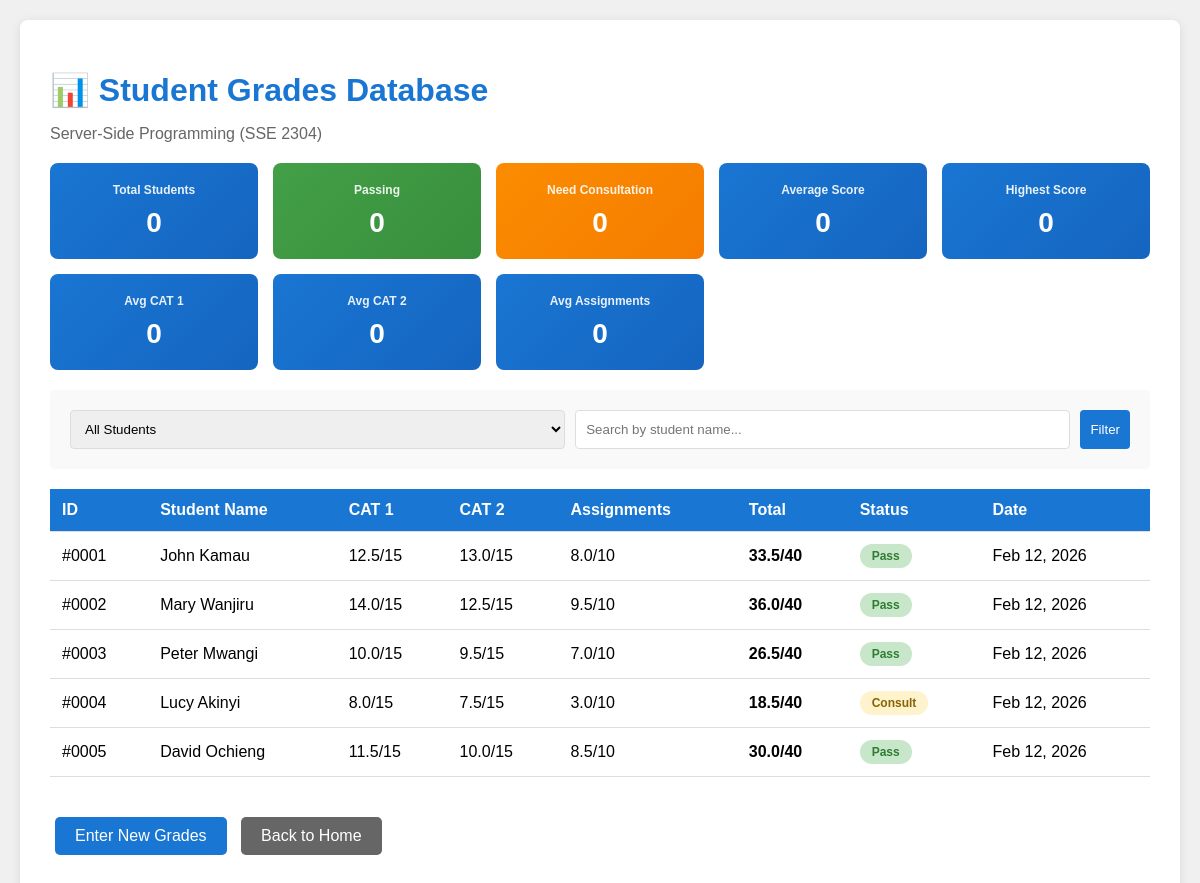
Screenshot of /grading_system/view_grades.php with the database file from the repository.
### tables this page shows
CREATE TABLE IF NOT EXISTS student_grades (
    id INT AUTO_INCREMENT PRIMARY KEY,
    student_name VARCHAR(100) NOT NULL,
    cat1_score DECIMAL(5,2) NOT NULL,
    cat2_score DECIMAL(5,2) NOT NULL,
    assignment_score DECIMAL(5,2) NOT NULL,
    total_score DECIMAL(5,2) NOT NULL,
    status ENUM('Pass', 'Consult') NOT NULL,
    submission_date TIMESTAMP DEFAULT CURRENT_TIMESTAMP,
    INDEX idx_student (student_name),
    INDEX idx_status (status),
    INDEX idx_total (total_score)
);

### grading_system/config.php (called while the page is built, shortened)
<?php
$unitTitle = "Server-Side Programming";
?>

### grading_system/view_grades.php (the view, shortened to what this page needs)
<?php
require_once 'config.php';
$conn = getDBConnection();
$records_per_page = 15;
$page = isset($_GET['page']) ? (int)$_GET['page'] : 1;
$offset = ($page - 1) * $records_per_page;
$searchQuery = isset($_GET['search']) ? trim($_GET['search']) : '';
$whereConditions = [];
$params = [];
$types = '';
$whereClause = !empty($whereConditions) ? "WHERE " . implode(" AND ", $whereConditions) : "";
$sql = "SELECT * FROM student_grades $whereClause ORDER BY submission_date DESC LIMIT ? OFFSET ?";
$params[] = $records_per_page;
$params[] = $offset;
$types .= 'ii';
$stmt = $conn->prepare($sql);
if (!empty($params)) {
    $stmt->bind_param($types, ...$params);
}
$stmt->execute();
$result = $stmt->get_result();
$statsResult = $conn->query("SELECT * FROM class_statistics");
$classStats = $statsResult->fetch_assoc();
?>
<!DOCTYPE html>
<html lang="en">
<head>
</head>
<body>
    <div class="container">
        <h1>📊 Student Grades Database</h1>
        <p style="color: #666;"><?php echo $unitTitle; ?> (<?php echo UNIT_CODE; ?>)</p>
        <div class="stats-grid">
            <div class="stat-card">
                <h3>Total Students</h3>
                <div class="number"><?php echo $classStats['total_students'] ?? 0; ?></div>
            </div>
            <div class="stat-card success">
                <h3>Passing</h3>
                <div class="number"><?php echo $classStats['passing_students'] ?? 0; ?></div>
            </div>
            <div class="stat-card warning">
                <h3>Need Consultation</h3>
                <div class="number"><?php echo $classStats['consulting_students'] ?? 0; ?></div>
            </div>
            <div class="stat-card">
                <h3>Average Score</h3>
                <div class="number"><?php echo $classStats['average_score'] ?? 0; ?></div>
            </div>
            <div class="stat-card">
                <h3>Highest Score</h3>
                <div class="number"><?php echo $classStats['highest_score'] ?? 0; ?></div>
            </div>
            <div class="stat-card">
                <h3>Avg CAT 1</h3>
                <div class="number"><?php echo $classStats['avg_cat1'] ?? 0; ?></div>
            </div>
            <div class="stat-card">
                <h3>Avg CAT 2</h3>
                <div class="number"><?php echo $classStats['avg_cat2'] ?? 0; ?></div>
            </div>
            <div class="stat-card">
                <h3>Avg Assignments</h3>
                <div class="number"><?php echo $classStats['avg_assignment'] ?? 0; ?></div>
            </div>
        </div>
        <form method="GET" class="filters">
            <select name="status">
                <option value="">All Students</option>
            </select>
            <input type="text" name="search" placeholder="Search by student name..." value="<?php echo htmlspecialchars($searchQuery); ?>">
            <button type="submit">Filter</button>
        </form>
        <?php if ($result->num_rows > 0): ?>
            <table>
                <thead>
                    <tr>
                        <th>ID</th>
                        <th>Student Name</th>
                        <th>CAT 1</th>
                        <th>CAT 2</th>
                        <th>Assignments</th>
                        <th>Total</th>
                        <th>Status</th>
                        <th>Date</th>
                    </tr>
                </thead>
                <tbody>
                    <?php while ($row = $result->fetch_assoc()): ?>
                        <tr>
                            <td>#<?php echo str_pad($row['id'], 4, '0', STR_PAD_LEFT); ?></td>
                            <td><?php echo htmlspecialchars($row['student_name']); ?></td>
                            <td><?php echo number_format($row['cat1_score'], 1); ?>/15</td>
                            <td><?php echo number_format($row['cat2_score'], 1); ?>/15</td>
                            <td><?php echo number_format($row['assignment_score'], 1); ?>/10</td>
                            <td><strong><?php echo number_format($row['total_score'], 1); ?>/40</strong></td>
                            <td>
                                <span class="status-badge badge-<?php echo strtolower($row['status']); ?>">
                                    <?php echo $row['status']; ?>
                                </span>
                            </td>
                            <td><?php echo date('M j, Y', strtotime($row['submission_date'])); ?></td>
                        </tr>
                    <?php endwhile; ?>
                </tbody>
            </table>
        <?php endif; ?>
        <div style="margin-top: 30px;">
            <a href="input.php" class="btn">Enter New Grades</a>
            <a href="assessment_info.php" class="btn" style="background-color: #666;">Back to Home</a>
        </div>
    </div>
</body>
</html>

### grading_system/view_grades.php (style rules this page uses)
body { font-family: Arial, sans-serif; margin: 0; padding: 20px; background-color: #f0f0f0; }
.container { max-width: 1200px; margin: 0 auto; background-color: white; padding: 30px; border-radius: 8px; box-shadow: 0 2px 10px rgba(0,0,0,0.1); }
h1 { color: #1976d2; margin-bottom: 10px; }
.stats-grid { display: grid; grid-template-columns: repeat(auto-fit, minmax(180px, 1fr)); gap: 15px; margin: 20px 0; }
.stat-card { background: linear-gradient(135deg, #1976d2 0%, #1565c0 100%); color: white; padding: 20px; border-radius: 8px; text-align: center; }
.stat-card.success { background: linear-gradient(135deg, #43a047 0%, #388e3c 100%); }
.stat-card.warning { background: linear-gradient(135deg, #fb8c00 0%, #f57c00 100%); }
.stat-card h3 { margin: 0 0 10px 0; font-size: 12px; opacity: 0.9; }
.stat-card .number { font-size: 28px; font-weight: bold; }
.filters { background-color: #f9f9f9; padding: 20px; border-radius: 5px; margin: 20px 0; display: grid; grid-template-columns: 1fr 1fr auto; gap: 10px; }
.filters select, .filters input, .filters button { padding: 10px; border: 1px solid #ddd; border-radius: 4px; }
.filters button { background-color: #1976d2; color: white; border: none; cursor: pointer; }
table { width: 100%; border-collapse: collapse; margin: 20px 0; }
th, td { padding: 12px; text-align: left; border-bottom: 1px solid #ddd; }
th { background-color: #1976d2; color: white; font-weight: bold; }
.status-badge { display: inline-block; padding: 5px 12px; border-radius: 15px; font-size: 12px; font-weight: bold; }
.badge-pass { background-color: #c8e6c9; color: #2e7d32; }
.badge-consult { background-color: #fff3cd; color: #856404; }
.btn { display: inline-block; padding: 10px 20px; background-color: #1976d2; color: white; text-decoration: none; border-radius: 5px; margin: 10px 5px; }

### rows the page displays
student_grades: id "0001", student_name "John Kamau", cat1_score "12.5", cat2_score "13.0", assignment_score "8.0", total_score "33.5", status "Pass", submission_date "Feb 12, 2026"
student_grades: id "0002", student_name "Mary Wanjiru", cat1_score "14.0", cat2_score "12.5", assignment_score "9.5", total_score "36.0", status "Pass", submission_date "Feb 12, 2026"
student_grades: id "0003", student_name "Peter Mwangi", cat1_score "10.0", cat2_score "9.5", assignment_score "7.0", total_score "26.5", status "Pass", submission_date "Feb 12, 2026"
student_grades: id "0004", student_name "Lucy Akinyi", cat1_score "8.0", cat2_score "7.5", assignment_score "3.0", total_score "18.5", status "Consult", submission_date "Feb 12, 2026"
student_grades: id "0005", student_name "David Ochieng", cat1_score "11.5", cat2_score "10.0", assignment_score "8.5", total_score "30.0", status "Pass", submission_date "Feb 12, 2026"

### other values shown
$unitTitle "Server-Side Programming"
UNIT_CODE "SSE 2304"
$classStats['total_students'] "0"
$classStats['passing_students'] "0"
$classStats['consulting_students'] "0"
$classStats['average_score'] "0"
$classStats['highest_score'] "0"
$classStats['avg_cat1'] "0"
$classStats['avg_cat2'] "0"
$classStats['avg_assignment'] "0"
